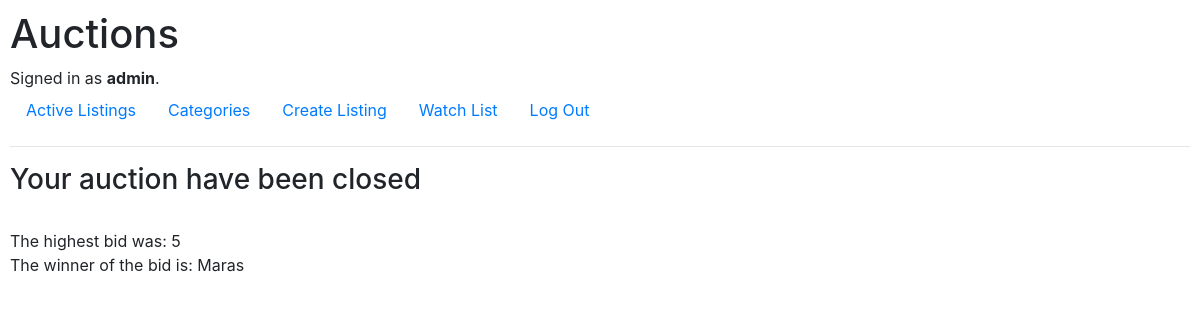
The page /10/close (signed in) on the database its author committed.
### auctions/models.py (models this page shows)
class User(AbstractUser):
    pass

class Bid(models.Model):
    price = models.IntegerField()
    auction_bid = models.ForeignKey(Auction, on_delete=models.CASCADE, related_name="bids")
    auctioner = models.ForeignKey(User, on_delete=models.CASCADE, related_name="auctioner")
    def __str__(self):
        return f"{self.price}"

### auctions/views.py (the view)
# urls.py: path("<int:listing_id>/close", views.close, name="close"),
def close(request,listing_id):
    auction = Auction.objects.get(pk=listing_id)
    bids = Bid.objects.filter(auction_bid=auction)
    max_price = bids.order_by('-price')[0]
    winner = User
    for bid in bids:
        if bid.price == max_price.price:
            winner = bid.auctioner
            auction.winner = winner
            auction.available = False
            auction.save()
    return render(request, "auctions/close.html",{
        "max_price": max_price,
        "winner":winner
    })

### auctions/templates/auctions/close.html
{% extends "auctions/layout.html" %}
{% block body %}
    <h3>Your auction have been closed</h3>
    <br>
    The highest bid was: {{max_price}}
    <br>
    The winner of the bid is: {{winner}}
{% endblock %}

### auctions/templates/auctions/layout.html (shortened to what this page needs)
{% load static %}
<!DOCTYPE html>
<html lang="en">
    <head>
        <link rel="stylesheet" href="https://stackpath.bootstrapcdn.com/bootstrap/4.4.1/css/bootstrap.min.css">
        <link href="{% static 'auctions/styles.css' %}" rel="stylesheet">
    </head>
    <body>
        <div class="">
            <h1>Auctions</h1>
            <div>
                {% if user.is_authenticated %}
                    Signed in as <strong>{{ user.username }}</strong>.
                {% else %}
                    Not signed in.
                {% endif %}
            </div>
            <ul class="nav">
                <li class="nav-item">
                    <a class="nav-link" href="{% url 'index' %}">Active Listings</a>
                </li>
                <li class="nav-item">
                    <a class="nav-link" href="{% url 'categories' %}">Categories</a>
                </li>
                {% if user.is_authenticated %}
                    <li class="nav-item">
                        <a class="nav-link" href="{% url 'create' %}">Create Listing</a>
                    </li>
                    <li class="nav-item">
                        <a class="nav-link" href="{% url 'watchlist' %}">Watch List</a>
                    </li>
                    <li class="nav-item">
                        <a class="nav-link" href="{% url 'logout' %}">Log Out</a>
                    </li>
                {% endif %}
            </ul>
        </div>
        <hr>
        {% block body %}
        {% endblock %}
    </body>
</html>

### auctions/static/auctions/styles.css (style rules this page uses)
body { padding: 10px; }

### rows shown on the page
User: username "admin"
Bid: price "5"
User: username "Maras"
